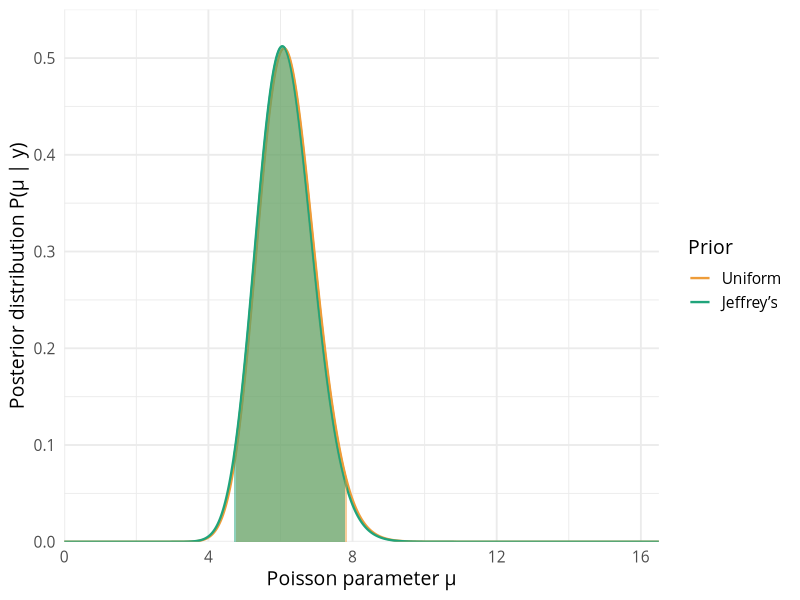

This figure's R source:
## ---- chunk 1
knitr::opts_chunk$set(
    dev = "svg", fig.width = 8, fig.height = 5, message = FALSE
)
## ---- chunk 2
bayes <- function(lhood, prior, max_mu, cred_int = c(0.025, 0.975)) {
    dm <- 0.001
    m <- seq(0, max_mu, by = dm)
    # get denominator (evidence)
    evid <- integrate(\(x) lhood(x) * prior(x), 0, Inf)$value
    # assemble posterior
    post <- lhood(m) * prior(m) / evid
    cdf <- cumsum(post) * dm

    # get posterior mode, median, mean and std
    mode <- m[which.max(post)]
    median <- m[which.max(cdf > 0.5)]
    mean <- sum(m * post) * dm
    std <- sqrt(sum((m - mean)^2 * post) * dm)

    # get credibility interval
    cred <- sapply(cred_int, \(c) m[which.max(cdf > c)])

    # return named list
    list(
        post = post, mode = mode, med = median,
        mean = mean, std = std, cred = cred
    )
}
## ---- chunk 3
claims <- c(5, 8, 4, 6, 11, 6, 6, 5, 6, 4)
n <- length(claims)

# poissonian likelihood
lhood <- \(m) m^sum(claims) * exp(-n * m)
# g(mu) = 1 for all mu --> improper prior (divergent integral)
max_mu <- 1.5 * max(claims)
post_unif <- bayes(lhood, \(m) 1, max_mu)
## ---- chunk 4
library(tidyverse)

tibble(
    post_unif$mode, post_unif$med, post_unif$mean, post_unif$std,
    paste(post_unif$cred, collapse = ", ")
) |>
    set_names("Mode", "Median", "Mean", "St. dev.", "95% cred. int.") |>
    kableExtra::kbl(caption = "Posterior parameters") |>
    kableExtra::kable_styling(full_width = FALSE)
## ---- chunk 5
post_jeff <- bayes(lhood, \(m) ifelse(m > 0, 1 / sqrt(m), 0), max_mu)
## ---- chunk 6
tibble(
    post_jeff$mode, post_jeff$med, post_jeff$mean, post_jeff$std,
    paste(post_jeff$cred, collapse = ", ")
) |>
    set_names("Mode", "Median", "Mean", "St. dev.", "95% cred. int.") |>
    kableExtra::kbl(caption = "Posterior parameters") |>
    kableExtra::kable_styling(full_width = FALSE)
## ---- chunk 7
my_pal <- c("#EE9C39", "#20A47B", "#5A3920")
theme_set(theme_minimal(base_size = 14, base_family = "Open Sans"))

creds <- list(unif = post_unif$cred, jeff = post_jeff$cred)
prior_names <- c(unif = "Uniform", jeff = "Jeffrey’s")
prior_cols <- my_pal[1:2] |> set_names("unif", "jeff")

tibble(
    mu = seq(0, max_mu, by = 0.001),
    unif = post_unif$post,
    jeff = post_jeff$post,
) |>
    # transform to long format for ggplot
    pivot_longer(-1, names_to = "dist", values_to = "f") |>
    # reorder `dist` factors to follow the order in the text
    mutate(dist = fct_relevel(dist, "unif", "jeff")) |>
    ggplot(aes(x = mu, y = f, colour = dist)) +
        geom_line(linewidth = 0.8) +
        # shade 95% credibility intervals
        geom_area(
            aes(fill = dist),
            data = function(x) {
                x |> group_by(dist) |>
                     filter(mu > creds[[unique(dist)]][1] &
                            mu < creds[[unique(dist)]][2])
            },
            position = "identity",
            alpha = 0.5,
            show.legend = FALSE
        ) +
        scale_colour_manual(values = prior_cols, labels = prior_names) +
        scale_fill_manual(values = prior_cols) +
        labs(
            x = "Poisson parameter μ",
            y = "Posterior distribution P(μ | y)",
            colour = "Prior"
        ) +
        coord_cartesian(expand = FALSE, ylim = c(0, 0.55))
## ---- chunk 8
tibble(
    c("Uniform", "Jeffrey’s"),
    c(post_unif$mean, post_jeff$mean),
    c(post_unif$std, post_jeff$std),
)
